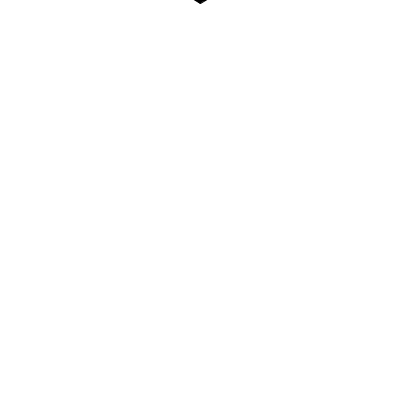
Frame 1 (no input)
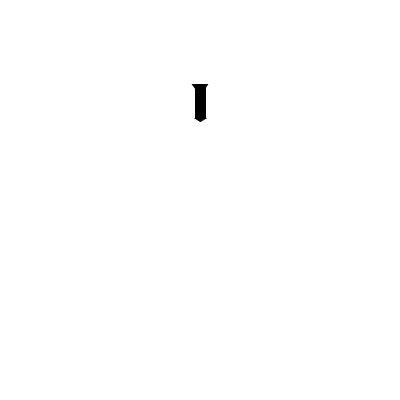
Frame 60 (the mouse pressed at the canvas centre just before this capture)
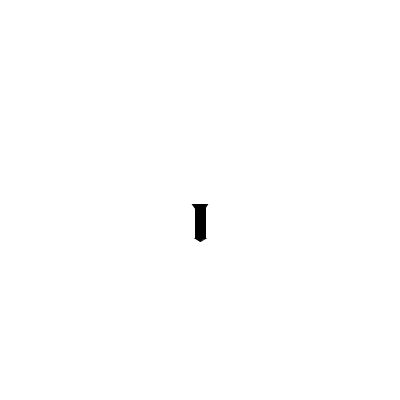
Frame 120 (the mouse held since frame 60 and released just before this capture)

The Processing sketch that drew these frames (run headless with seeded random() and noise(); from frame 60 on, the mouse is pressed at the canvas centre):

// Processing sketch: Missile_pt4_missile_b_exploded
// ── Missile_pt4_missile_b_exploded.pde
Missile m1;

void setup()
{
    size(400,400);
    rectMode(CENTER);
    
    m1 = new Missile(width/2);
}

void draw()
{
  background(255);
  
  m1.display();
  m1.move();
}

class Missile
{
  float posX, posY;
  float mWidth, mHeight;
  
  //Initialize each missile to be right off the top of the screen
  Missile(float _x)
  {
    mHeight = 30;
    mWidth = mHeight/3;
    
    posX = _x;
    posY = -mHeight/2;
  }
  
  //Draw Missile
  void display()
  {
    fill(0);
    rect(posX,posY,mWidth,mHeight);
    triangle(posX+mWidth/2,posY+mHeight/2,posX-mWidth/2,posY+mHeight/2,posX,posY+mHeight*5/8);
    triangle(posX,posY-mHeight*1/4,posX-mWidth*3/4,posY-mHeight*5/8,posX+mWidth*3/4,posY-mHeight*5/8);
  }
  
  //Move Missile Downward
  void move()
  {
    posY += 2;
  }
}
